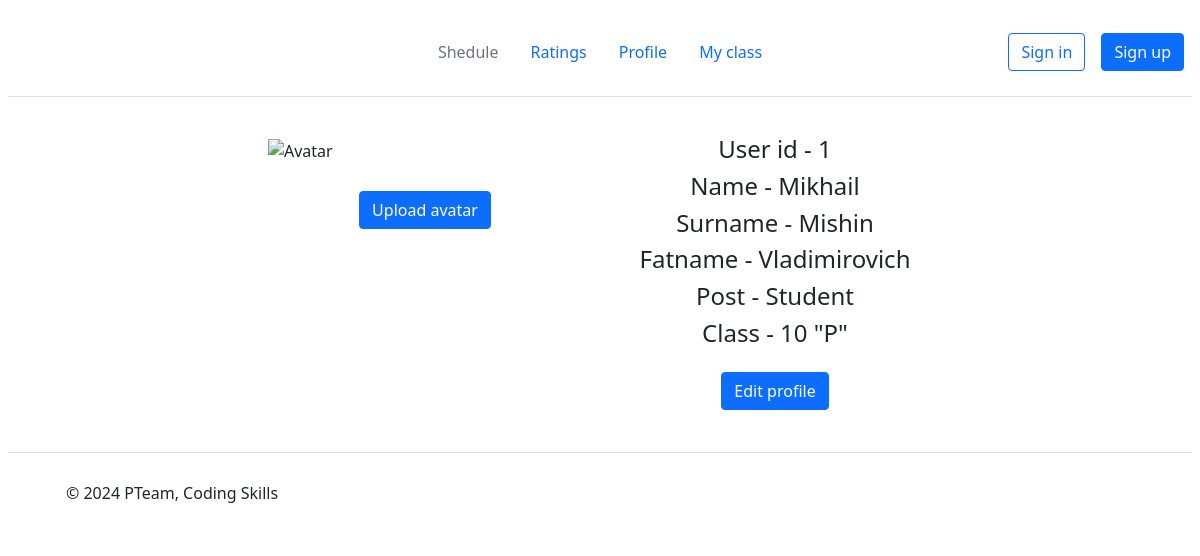
Page /profile/1 (signed in) on the committed database.
### models.py (models this page shows)
class Users(db.Model):
    user_id = db.Column(db.Integer, primary_key=True)
    name = db.Column(db.String(20), nullable=False)
    surname = db.Column(db.String(20), nullable=False)
    fatname = db.Column(db.String(20), nullable=False)
    password = db.Column(db.String(20), nullable=False)
    is_teacher = db.Column(db.Boolean, default=False)
    is_student = db.Column(db.Boolean, default=False)
    is_admin = db.Column(db.Boolean, default=False)

class Student(db.Model):
    id = db.Column(db.Integer, primary_key=True)
    user_id = db.Column(db.Integer, index=True)
    class_num = db.Column(db.String(3), nullable=False)
    class_let = db.Column(db.String(3), nullable=False)

### main.py (the view, shortened to what this page needs)
@app.route('/profile/<int:user_id>')  # Профиль
@login_required
def profile(user_id):
    user = Users.query.filter_by(user_id=user_id).first()
    if not user:
        return render_template('notification.html', message=MESSAGE_LIST[5633], message_id=5633, url=f'/{user_id}',
                               text='To main', user_id=user_id)
    if user.is_student:
        student = Student.query.filter_by(user_id=user_id).first()
        if not student:
            class_num = 'You haven\'t been assigned to a class yet'
            class_let = ''
        else:
            class_num = student.class_num
            class_let = f'"{student.class_let}"'
        return render_template('profile.html', user_id=user_id, name=user.name, surname=user.surname,
                               fatname=user.fatname, is_student=True, class_num=class_num, class_let=class_let)
    else:
        return render_template('notification.html', message=MESSAGE_LIST[5775], message_id=5775, url=f'/{user_id}',
                               text='To main', user_id=user_id)

### UserLogin.py (called while the page is built)
    def fromDB(self, user_id, db):
        myusers = db.query.all()
        for user1 in myusers:
            if user_id == user1.user_id:
                self.__user = user1
        return self

### main.py (called while the page is built)
@login_manager.user_loader
def load_user(user_id):
    return UserLogin().fromDB(user_id, Users)

### templates/profile.html
{% extends "base.html" %}
{% block body%}
<div class="prof-container">
    <div class="column">
        <div><img src="avatar/{{user_id}}" alt="Avatar" class="user-avatar"></div>
        <div class="container">
        <div><a href="/profile/avatar/upload/{{user_id}}" class="btn btn-primary">Upload avatar</a></div>
        </div>
    </div>
    <div class="column">
        <div class="container">
            <div class="user-info">
                <h4>User id - {{user_id}}</h4>
                <h4>Name - {{name}}</h4>
                <h4>Surname - {{surname}}</h4>
                <h4>Fatname - {{fatname}}</h4>
                {% if is_student %}
                <h4>Post - Student</h4>
                <h4>Class - {{class_num}} {{class_let}}</h4>
                {% elif is_teacher %}
                <h4>Post - Teacher<h4>
                <h4>Subject - {{subject}}</h4>
                {% else %}
                <h4>Post - None</h4>
                {% endif %}
            </div>
            <a href="/profile/edit/{{user_id}}" class="btn btn-primary">Edit profile</a>
        </div>
    </div>
</div>
{% endblock %}

### static/style.css (style rules this page uses)
* { margin: 4px; }
.container { text-align: center; }
.column { flex: 2px; margin: 10px; }
.prof-container { display: flex; width: 700px; margin: auto; justify-content: space-between; }
.user-avatar { width: 300px; height: 300px; margin-bottom: 20px; }
.user-info { margin-bottom: 20px; }

### rows in the picture
Users: name "Mikhail", surname "Mishin", fatname "Vladimirovich"
Student: class_num "10"

### other values in the picture
{{ user_id }} "1"
{{ class_let }} "\"P\""
